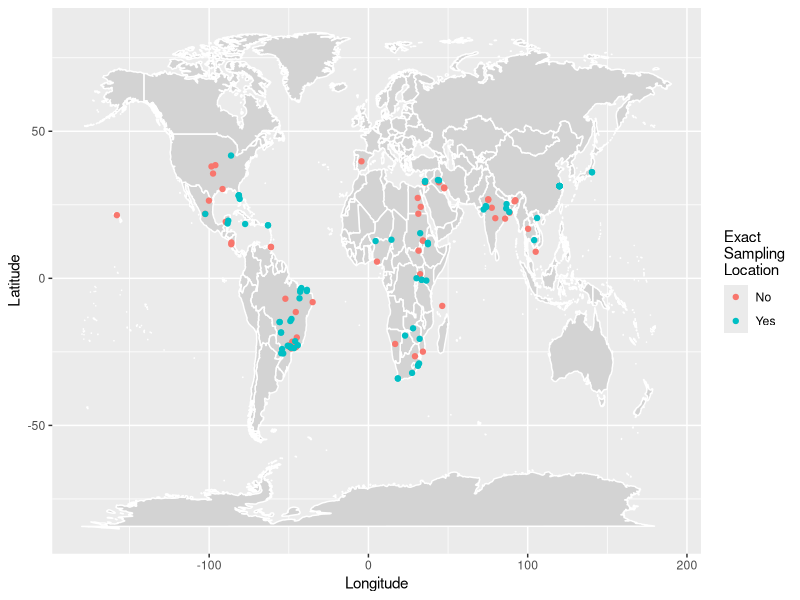

R code for this plot:
## build map for Ceriodaphnia rigaudi distribution

library(tidyverse)
library(maps)


geo_dat <- read.csv("lit_data.csv")
geo_dat <- geo_dat %>% filter(lat != "NA")



world_map <- map_data("world")
ggplot(world_map, aes(x = long, y = lat, group = group)) +
  geom_polygon(fill="lightgray", colour = "white") +
  geom_point(data = geo_dat, aes(long, lat, color = exact, group =exact)) +
  xlab("Longitude") + ylab("Latitude") +
  scale_color_discrete(name = str_wrap("Exact Sampling Location", width = 10), labels = c("No", "Yes"))

             